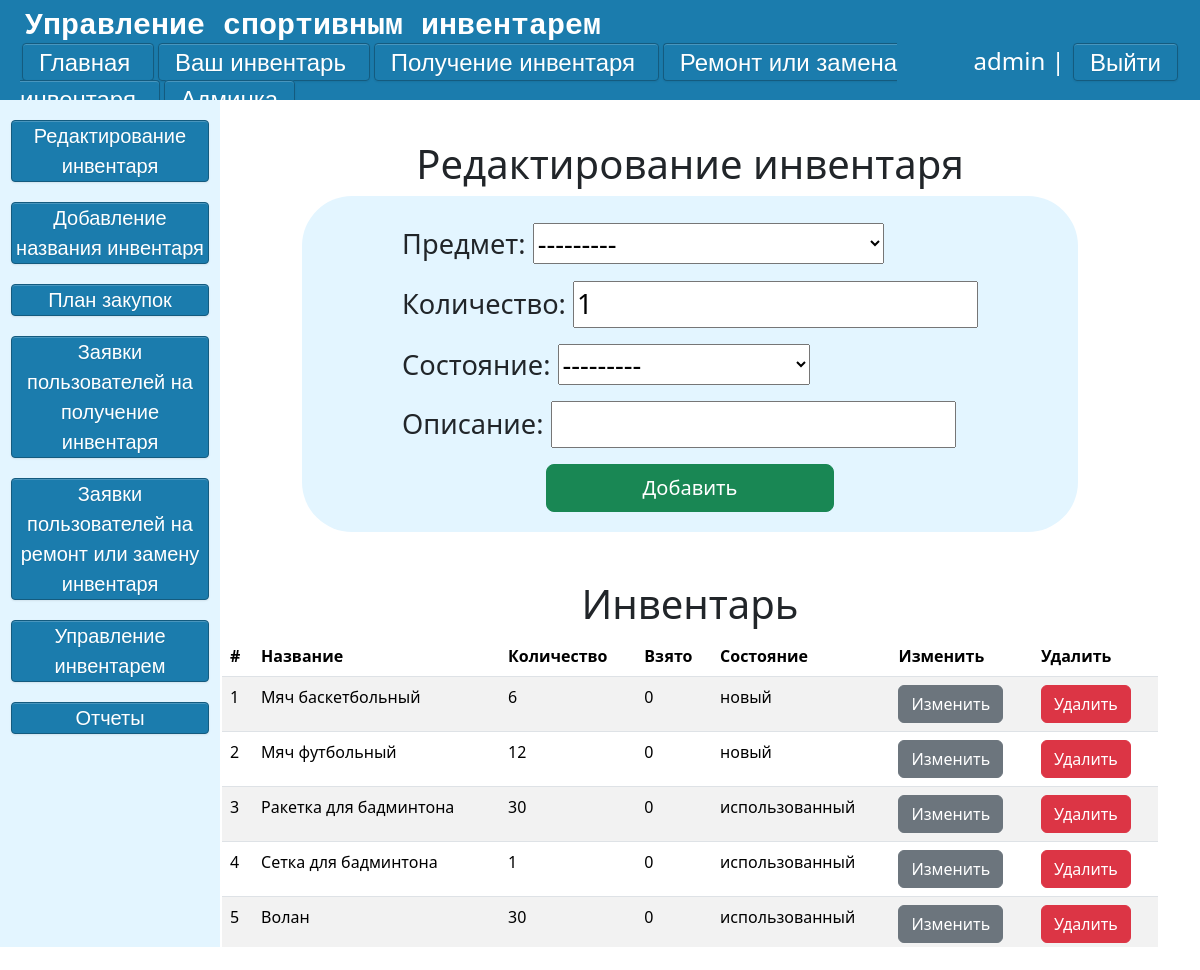
Page /console/edit-inventory/ (signed in) on the committed database.
### main/models.py (models this page shows, shortened)
class Goods(models.Model):
    CONDITION_CHOICES = [
        ('новый', 'новый'),
        ('использованный', 'использованный'),
        ('сломанный', 'сломанный'),
    ]
    goods = models.ForeignKey('Goods_Names',on_delete=models.CASCADE,null=True,verbose_name='Предмет')
    count = models.IntegerField('Количество', default=1)
    rented_count = models.IntegerField('Взято', default=0)
    condition = models.CharField('Состояние', max_length=20, choices=CONDITION_CHOICES)
    description = models.TextField('Описание', blank=True, null=True)
    created_at = models.DateTimeField('Добавлено', default=timezone.now)
    updated_at = models.DateTimeField('Обновлено', auto_now=True)
    class Meta:
        verbose_name = "Инвентарь"
        verbose_name_plural = "Инвентарь"
    def get_absolute_url(self):
        return reverse("Update_inventory", kwargs={"post_id": self.id})
    def get_absolute_url_del(self):
        return reverse("Delete_inventory", kwargs={"post_id": self.id})

class Goods_Names(models.Model):
    name_of_good = models.CharField('Название', max_length=30)
    def __str__(self):
        return self.name_of_good
    class Meta:
        verbose_name = "Название инвентаря"
        verbose_name_plural = "Названия инвентаря"

### main/views.py (the view)
# urls.py: path('console/edit-inventory/', views.edit_inventory, name='edit_inventory'),
def edit_inventory(request):
    if request.user.is_superuser:
        g = list(Goods.objects.all())
        if request.method == "POST":
            form = UpdateGoodsForm(request.POST or None)
            if form.is_valid():
                form.save()
                return redirect('edit_inventory')
        else:
            form = UpdateGoodsForm()
        return render(request, 'admin/edit_inventory.html', {'form': form ,'g':g})
    else:
        return render(request, 'admin/Error.html')

### main/forms.py
class UpdateGoodsForm(forms.ModelForm):
    class Meta:
        model = Goods
        fields = ('goods', 'count', 'condition', 'description')
        labels = {
            'goods': 'Предмет',
            'count': 'Количество',
            'condition': 'Состояние',
            'description': 'Описание',
        }
        widgets = {
            'description': forms.TextInput()
        }

### main/templates/admin/edit_inventory.html (shortened to what this page needs)
{% extends 'admin/admin-layout.html' %}
{% block script %}
    <link rel="stylesheet" href="https://cdn.jsdelivr.net/npm/flatpickr/dist/flatpickr.min.css">
{% endblock %}
{% block content %}
    <div class="admin-form-edit-inventory">
        <h1>Редактирование инвентаря</h1>
        <div class="form_admin">
            <form method="post" class="form_content">
            {{ form.as_p }}
                <div class="d-grid gap-2 col-6 mx-auto">
                    <button type="submit" class = 'btn btn-success btn-lg'>Добавить</button>
                </div>
            </form>
        </div>
        <div class="container mt-5">
                <h1>Инвентарь</h1>
                    <table  class="table table-striped">
                      <thead>
                        <tr>
                            <th>#</th>
                            <th>Название</th>
                            <th>Количество</th>
                            <th>Взято</th>
                            <th>Состояние</th>
                            <th>Изменить</th>
                            <th>Удалить</th>
                        </tr>
                      </thead>
                      <tbody>
                      {% for el in g %}
                        <tr>
                            <td> {{ forloop.counter }}</td>
                            <td> {{el.goods}}</td>
                            <td> {{el.count}}</td>
                            <td> {{el.rented_count}}</td>
                            <td> {{el.condition}}</td>
                            <td><a class="btn btn-secondary" href="{{el.get_absolute_url}}">Изменить</a></td>
                            <td><a class="btn btn-danger" href="{{el.get_absolute_url_del}}" >Удалить</a></td>
                        </tr>
                        {% endfor %}
                    </table>
        </div>
    </div>
{% endblock %}

### main/templates/admin/admin-layout.html (shortened to what this page needs)
{% load static %}
<!DOCTYPE html>
<html lang="ru">
<head>
    <link rel="stylesheet" href="https://cdn.jsdelivr.net/npm/bootstrap@5.3.2/dist/css/bootstrap.min.css">
    <link rel="stylesheet" href="{% static 'main/css/css.css' %}">
    <link rel="stylesheet" href="{% static 'main/css/buttons.css' %}">
    {% block script %}
    {% endblock script%}
</head>
<body>
    <div class = "back">
        <div class = 'top'>
                <div class="logo2"><samp>Управление спортивным инвентарем</samp></div>
                <div class = 'lower'>
                    <div class="left-shortcuts">
                        <a href="{% url 'main' %}" class = 'btn3'> Главная </a>
                        <a href="{% url 'my' %}" class = 'btn3'> Ваш инвентарь </a>
                        <a href="{% url 'application-get' %}" class = 'btn3'> Получение инвентаря </a>
                        <a href="{% url 'application-repair' %}" class = 'btn3'> Ремонт или замена инвентаря </a>
                        {% if request.user.is_superuser %}
                        <a href="{% url 'console' %}" class = 'btn3'> Админка </a>
                        {% endif %}
                    </div>
                    <div class="right-shortcuts">
                        {% if request.user.is_authenticated %}
                            <li class="last"> {{user.username}} | <a href="{% url 'logout' %}" class="btn3">Выйти</a></li>
                        {% else %}
                            <li class="last"><a href="register" class="btn3"> Регистрация</a>  <a href="login" class="btn3"> Войти </a></li>
                        {% endif %}
                    </div>
                </div>
        </div>
        <div class ="admin-content">
            <div class="side-bar">
                <a href="{% url 'edit_inventory' %}" class = 'btn4'> Редактирование инвентаря </a>
                <a href="{% url 'new_name_inventory' %}" class = 'btn4'> Добавление названия инвентаря </a>
                <a href="{% url 'purchase_plan' %}" class = 'btn4'> План закупок </a>
                <a href="{% url 'Request_for_receipt_inventory' %}" class = 'btn4'> Заявки пользователей на получение инвентаря</a>
                <a href="{% url 'Request_for_repair_inventory' %}" class = 'btn4'> Заявки пользователей на ремонт или замену инвентаря </a>
                <a href="{% url 'Inventory_management' %}" class = 'btn4'> Управление инвентарем </a>
                <a href="{% url 'history' %}" class = 'btn4'> Отчеты </a>
            </div>
            <div class="right-content">
                {% block content  %}
                {% endblock %}
            </div>
        </div>
    </div>
</body>
</html>

### main/static/main/css/css.css (style rules this page uses)
body { height: 100vh; width: 100vw; }
.top { display: grid; place-items: left; background: #1B7CAD; width: 100%; height: 100px; overflow: auto; }
.lower { display: grid; grid-template-columns: 80% 20%; padding: 10px width: 100%; padding-left: 20px; padding-right: 20px; font-size: 24px; margin-top: -6px; }
.back { height: 100%; width: 100%; overflow: auto; }
.logo2 { font-size: 30px; margin-left: 25px; font-weight: bold; color: #fff; }
.last { float:right; color: #fff; }
h1 { text-align: center; }
li { list-style-type: none; }
.side-bar { width: 220px; background: #e3f5ff; overflow: auto; font-size: 20px; }
.admin-content { display: grid; grid-template-columns: 210px 80vw; height: 87.3% }
.right-content { width: 100%; margin-top: 40px; margin-right: auto; margin-left: auto; overflow: auto; }
.form_admin { display: grid; place-items: center; }
.form_content { padding-top: 27px; font-size: 1.7rem; background-color: #e3f5ff; padding-left: 100px; padding-right: 100px; border-radius: 50px; padding-bottom: 20px; }

### main/static/main/css/buttons.css (style rules this page uses)
a.btn3 { border-radius: 4px; -webkit-box-shadow: inset 0 1px 0 rgba(255, 255, 255, 0.2), 0 1px 2px rgba(0, 0, 0, 0.08); -moz-box-shadow: inset 0 1px 0 rgba(255, 255, 255, 0.2), 0 1px 2px rgba(0, 0, 0, 0.08); box-shadow: inset 0 1px 0 rgba(255, 255, 255, 0.2), 0 1px 2px rgba(0, 0, 0, 0.08); color: #fff; width: auto; text-align: center; font-family: Arial, Helvetica, sans-serif; padding: 4.5px 16px; margin: 20px 2px; text-decoration: none; text-shadow: 0 1px 1px rgba(0, 0, 0, 0.075); -webkit-transition: background-color 0.1s linear; -moz-transition: background-color 0.1s linear; -o-transition: background-color 0.1s linear; transition: background-color 0.1s linear; background-color: rgb( 27, 124, 173 ); border: 1px solid rgb( 20, 91, 127 ); }
a.btn4 { border-radius: 4px; -webkit-box-shadow: inset 0 1px 0 rgba(255, 255, 255, 0.2), 0 1px 2px rgba(0, 0, 0, 0.08); -moz-box-shadow: inset 0 1px 0 rgba(255, 255, 255, 0.2), 0 1px 2px rgba(0, 0, 0, 0.08); box-shadow: inset 0 1px 0 rgba(255, 255, 255, 0.2), 0 1px 2px rgba(0, 0, 0, 0.08); color: #fff; display:block; width:90%; margin: 20px auto; text-align: center; font-family: Arial, Helvetica, sans-serif; text-decoration: none; text-shadow: 0 1px 1px rgba(0, 0, 0, 0.075); -webkit-transition: background-color 0.1s linear; -moz-transition: background-color 0.1s linear; -o-transition: background-color 0.1s linear; transition: background-color 0.1s linear; background-color: rgb( 27, 124, 173 ); border: 1px solid rgb( 20, 91, 127 ); }

### rows in the picture
Goods: goods "Мяч баскетбольный", count "6", rented_count "0", condition "новый"
Goods: goods "Мяч футбольный", count "12", rented_count "0", condition "новый"
Goods: goods "Ракетка для бадминтона", count "30", rented_count "0", condition "использованный"
Goods: goods "Сетка для бадминтона", count "1", rented_count "0", condition "использованный"
Goods: goods "Волан", count "30", rented_count "0", condition "использованный"

### other values in the picture
{{ user.username }} "admin"
